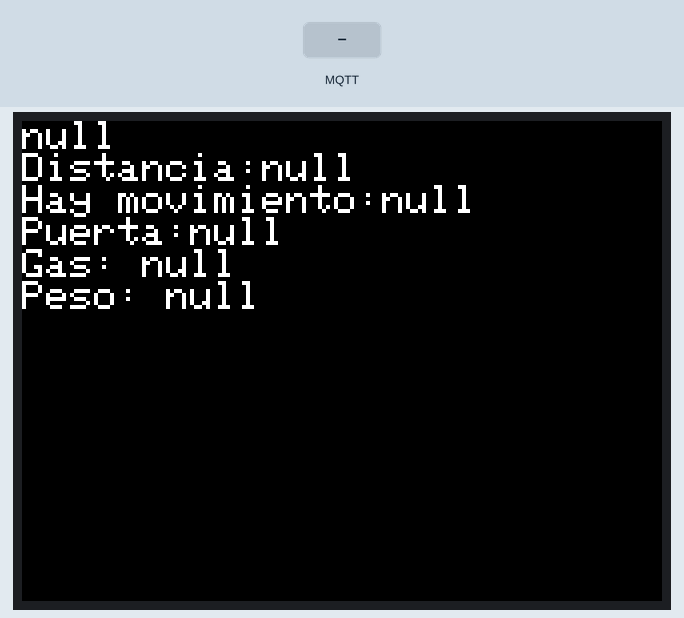
This sketch was run on a simulated ESP32. Shown: 320×240 colour display. The test bench sets the inputs (shaded band). WiFi joins after 1.5 s; servers stay silent unless stated; no MQTT or app messages arrive unless stated; what the sketch prints to the serial monitor is not drawn.

Above: at 3.4 s.
3.5 s: MQTT message "5" arrives on the first subscribed topic
Timing chart, 0 to 6.5 s (numbered marks = the images above; inputs shaded):
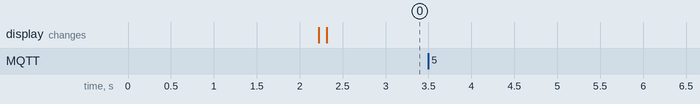

The sketch:

ServidorM5.ino
```cpp
#include <M5Stack.h>
#include "ConexionWiFi.h"
#include "AsyncUDP.h"
#include "ConexionUDP.h"
#include <ArduinoJson.h>
#include <MQTT.h>

const char ssid[] = "Grupo7";
const char pass[] = "123456789";

//CREDENCIALES CONEXIÓN WI-FI // (ssid, password)
ConexionWiFi wifi = ConexionWiFi("Grupo7", "123456789");

char texto[200];    //array para recibir los datos como texto
int hora;
boolean rec= 0; //De momento no se reciben datos

AsyncUDP udp;
ConexionUDP udp2 = ConexionUDP(1234);

void limpiarPantalla(){
  M5.Lcd.fillScreen(BLACK);
  M5.Lcd.setCursor(0,0);
  M5.Lcd.setTextColor(WHITE);
  M5.Lcd.setTextSize(2);
}

const char broker[] = "iot.eclipse.org";
WiFiClient net;
MQTTClient client;

unsigned long lastMillis = 0;

void connect() {
  Serial.print("checking wifi...");
  while (WiFi.status() != WL_CONNECTED) {
    Serial.print(".");
    delay(1000);
  }

  Serial.print("\nconnecting...");
  while (!client.connect("ardu", "try", "try")) {
    Serial.print(".");
    delay(1000);
  }
  Serial.println("\nconnected!");
  client.subscribe("grupo7/practica/#");
 //client.unsubscribe("<usuario>/practica/#");
}

void messageReceived(String &topic, String &payload) {
  Serial.println("incoming: " + topic + " - " + payload);
}

void setup(){
    Serial.begin(115200);
    WiFi.begin(ssid, pass);
  client.begin(broker, net);
  client.onMessage(messageReceived);
  connect();
    M5.begin();
    M5.Lcd.setTextSize(2);
    M5.Lcd.println("Conectando...");
    wifi.conectar();
    M5.Lcd.println("Conectado a la red Wi-Fi");
    rec = udp2.recibirDatos(wifi, texto);

    if(udp.listen(1234)) {
        Serial.print("UDP Listening on IP: ");
        Serial.println(wifi.obtenerIP());
        udp.onPacket([](AsyncUDPPacket packet) {

            int i=200;
            while (i--) {*(texto+i)=*(packet.data()+i);}
            rec=1;      //recepcion de un mensaje

        });
    }


}

void loop(){
      client.loop();
      delay(10);  // <- fixes some issues with WiFi stability
   if (rec){
    rec=false;
    udp2.enviarDatos("Recibido"); //Confirmación
    udp2.enviarDatos(texto);      //reenvía lo recibido
    hora=atol(texto);                 //paso de texto a int

    StaticJsonBuffer<200> jsonBufferRecv; //definición del buffer para almacenar el objero JSON, 200 máximo
    JsonObject& recibo = jsonBufferRecv.parseObject(texto); //paso de texto a formato JSON

    recibo.printTo(Serial);       //envio por el puerto serie el objeto "recibido"

    Serial.println();             //nueva línea

    String distancia=recibo["Altura"];
    String hora = recibo["Hora"];
    String movi = recibo["Movimiento"];
    String puerta= recibo["Puerta"];
    String gas= recibo["Gas"];
    String peso= recibo["Peso"];

    limpiarPantalla();
    M5.Lcd.println(hora );
    M5.Lcd.println("Distancia:"+ distancia);
    M5.Lcd.println("Hay movimiento:"+movi);
    M5.Lcd.println("Puerta:"+puerta);
    M5.Lcd.println("Gas: "+gas);
    M5.Lcd.println("Peso: "+peso);

  if (!client.connected()) {
    connect();
  }
  // publish a message
  client.publish("grupo7/practica/enviarFecha",hora);
  client.publish("grupo7/practica/enviarGas",gas);
  client.publish("grupo7/practica/enviarMovimiento",movi);
  client.publish("grupo7/practica/enviarPeso",peso);


    //Envío de datos a la Raspberry
    if(Serial.available() > 0){
    char command = (char)Serial.read();
    switch(command){
    case 'H':
      Serial.print(hora);
      //recibo["Hora"].printTo(Serial);
      break;
    case 'D':
      Serial.print("Envio de DISTANCIA: ");
      recibo["Altura"].printTo(Serial);
      Serial.println(distancia);
      break;
    }
    }

    delay(3000);
  }
}
```

ConexionUDP.h
```cpp
#include "AsyncUDP.h"

class ConexionUDP{
    private:
    AsyncUDP udp;
    unsigned int puerto;
    public:
    ConexionUDP(unsigned int puerto_){
        (*this).puerto = puerto_;
    }

    void enviarDatos(char* datos){
      udp.broadcastTo(datos, (*this).puerto);
    }

    bool recibirDatos(ConexionWiFi wifi, char texto[200]){
        Serial.print("UDP escuchando en IP: ");
        Serial.print(wifi.obtenerIP());
        Serial.print(":");
        Serial.println(puerto);
        udp.onPacket([=](AsyncUDPPacket packet) {
            int i=200;
            while (i--) {*(texto+i)=*(packet.data()+i);}
               //recepcion de un mensaje
        });
         return true;
      }
};
```

ConexionWiFi.h
```cpp
#include "WiFi.h"
class ConexionWiFi{
    private:
    char* ssid;
    char* password;

    public:
    ConexionWiFi(char* ssid_, char* password_){
      (*this).ssid = ssid_;
      (*this).password = password_;
    }
    void conectar(){
      WiFi.mode(WIFI_STA);
      WiFi.begin((*this).ssid, (*this).password);
      if(WiFi.waitForConnectResult() != WL_CONNECTED){
        Serial.println("La conexión Wi-Fi no ha podido establecerse");
        while(1){
          delay(1000);
        }
      }
    }
    IPAddress obtenerIP(){
      return WiFi.localIP();
    }
};
```

Measured:
- after the input at 3.5 s, every drawn part: stays the same
